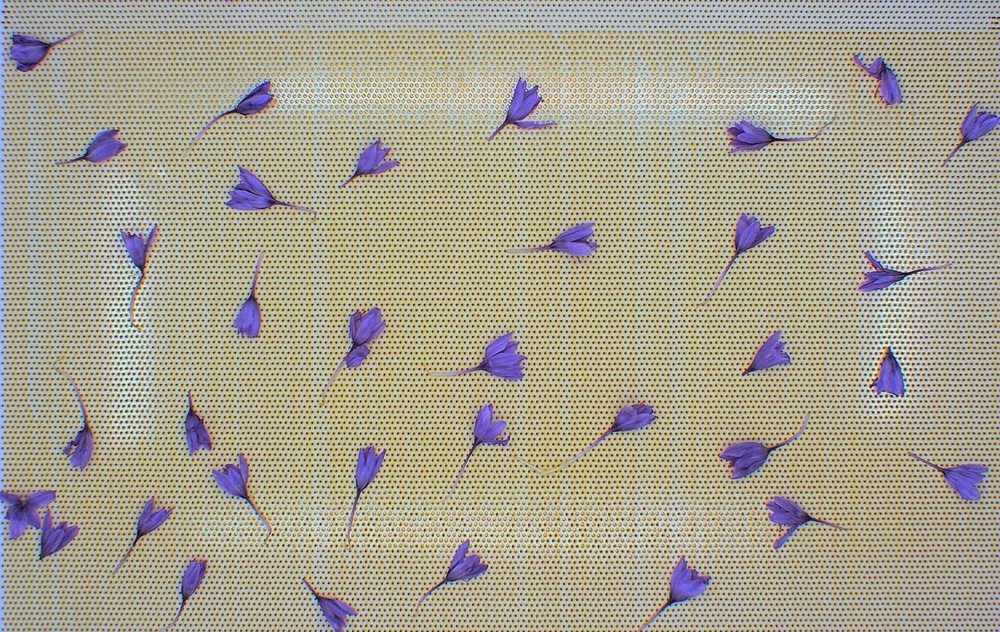
#> input picture HW5/images/img_01.jpg, 1000 x 632 px, shrunk from 1290 x 815 before the run
$ jupyter execute Q1.ipynb
#> lines starting #> are read from the running program, lines starting #| are printed output that depends on the picture; after the words box and inside, x2 and y2 are one past the last pixel; in counts of white or black regions, pixels touching at a corner belong together
### Q1

[cell 1]
import matplotlib.pyplot as plt
import numpy as np
import cv2 as cv

[cell 2]
image = cv.imread("images/img_01.jpg",0)
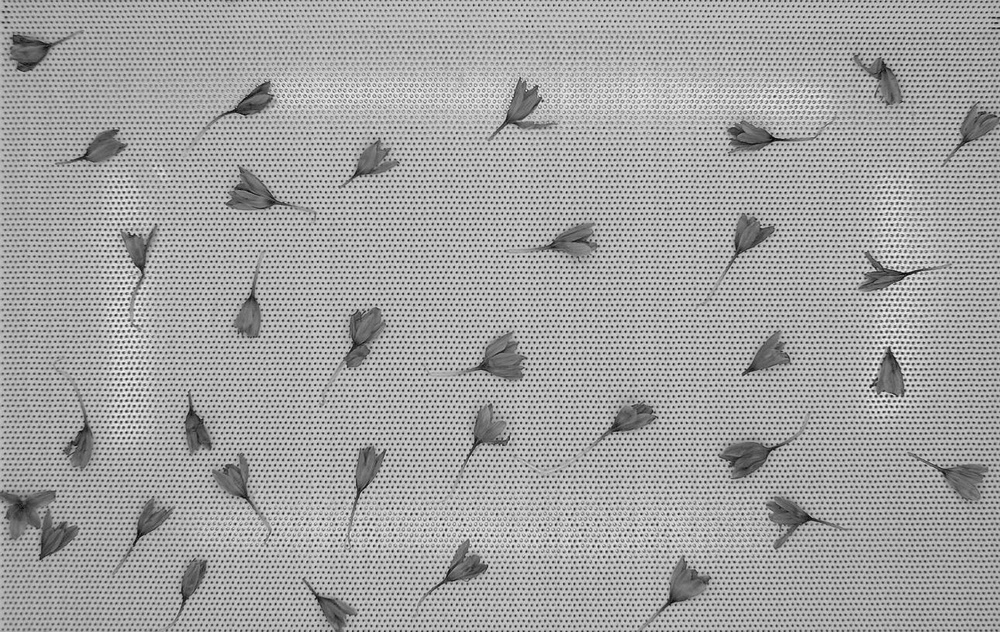
#> image: shape (632, 1000); min 2, max 254, mean 163.2
plt.figure(figsize=(14,16))
plt.imshow(image, cmap='gray')
plt.show()

A

[cell 3]
F = np.fft.fft2(image)
F_magnitude = np.abs(F)
F_magnitude = np.fft.fftshift(F_magnitude)
K = 1
M,N = image.shape
#> M = 632; N = 1000
F_magnitude[M // 2 - K: M // 2 + K, N // 2 - K: N // 2 + K] = 0
#> F_magnitude: shape (632, 1000) float64; min 0, max 7652337.9, mean 9075.2
peaks1 = F_magnitude < np.percentile(F_magnitude, 98)
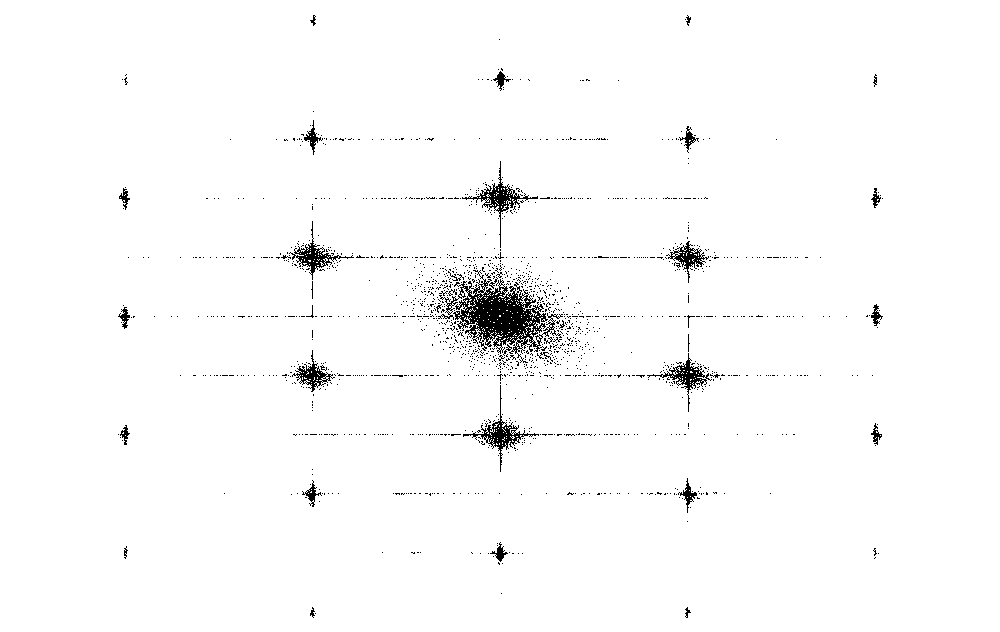
#> peaks1: shape (632, 1000) bool; 98% white; black in thin lines or dots, all inside (x1, y1, x2, y2) = (118, 15, 883, 618)
plt.figure(figsize=(14,16))
plt.imshow(peaks1,cmap='gray')
plt.show()
peaks1 = np.fft.ifftshift(peaks1)
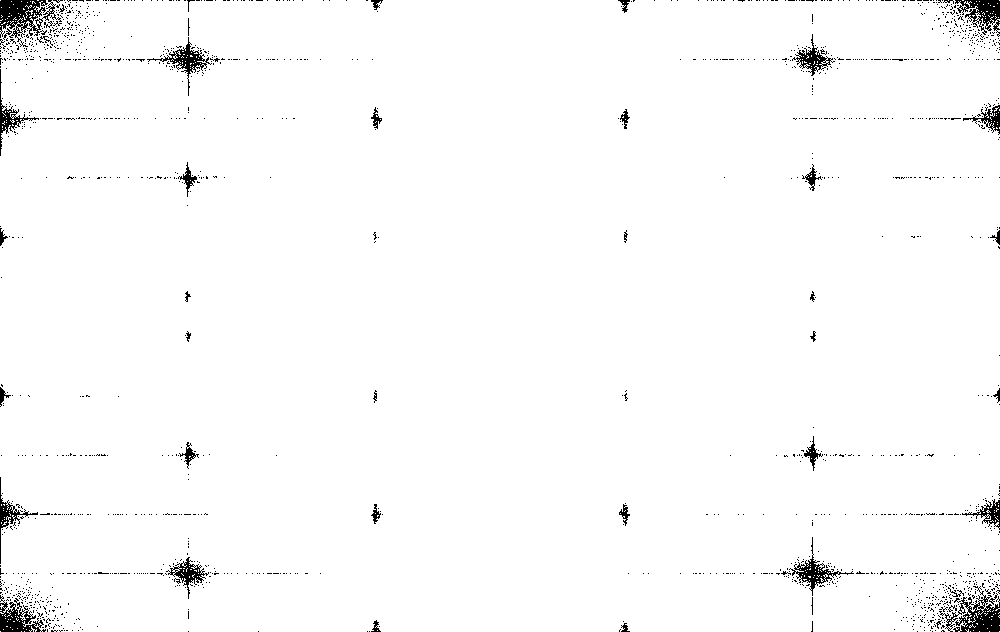
#> peaks1: shape (632, 1000) bool; 98% white; black in thin lines or dots
plt.figure(figsize=(14,16))
plt.imshow(peaks1,cmap='gray')
plt.show()
F_dim1 = F.copy()
F_dim1 = F_dim1 * peaks1.astype(int)
denoised = np.real(np.fft.ifft2(F_dim1))
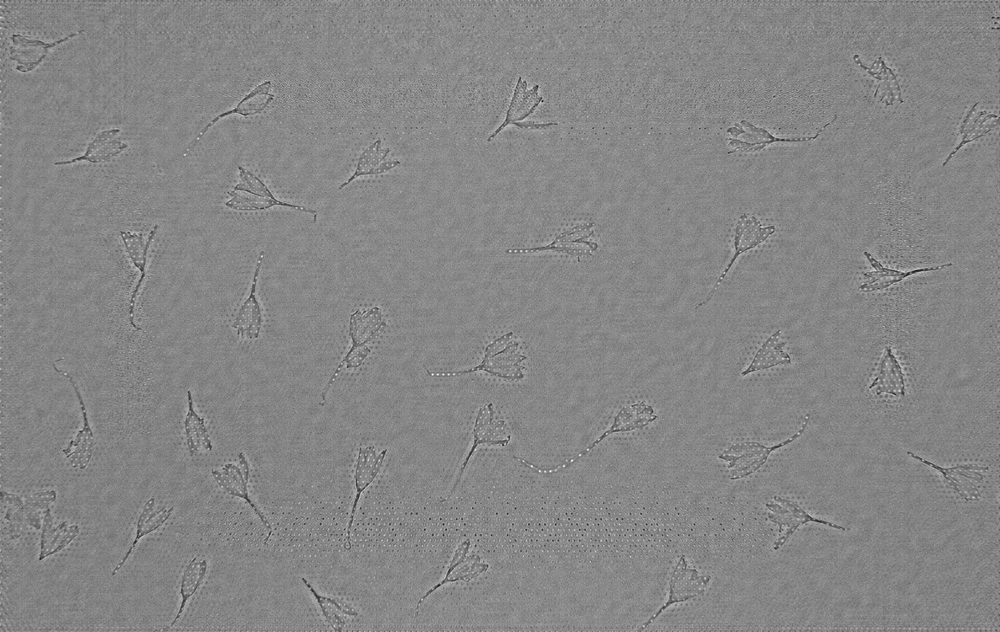
#> denoised: shape (632, 1000) float64; min 8.25, max 302, mean 163.2; drawn with min black and max white
plt.figure(figsize=(14,16))
plt.imshow(denoised,cmap='gray')
plt.show()

[cell 4]
denoised[200]
#> Out = 1000 values, max 226.2 at index 228, min 105.1 at index 275, mean 164.4

B

[cell 5]
edge = cv.Canny(denoised.astype('uint8'),250,255)
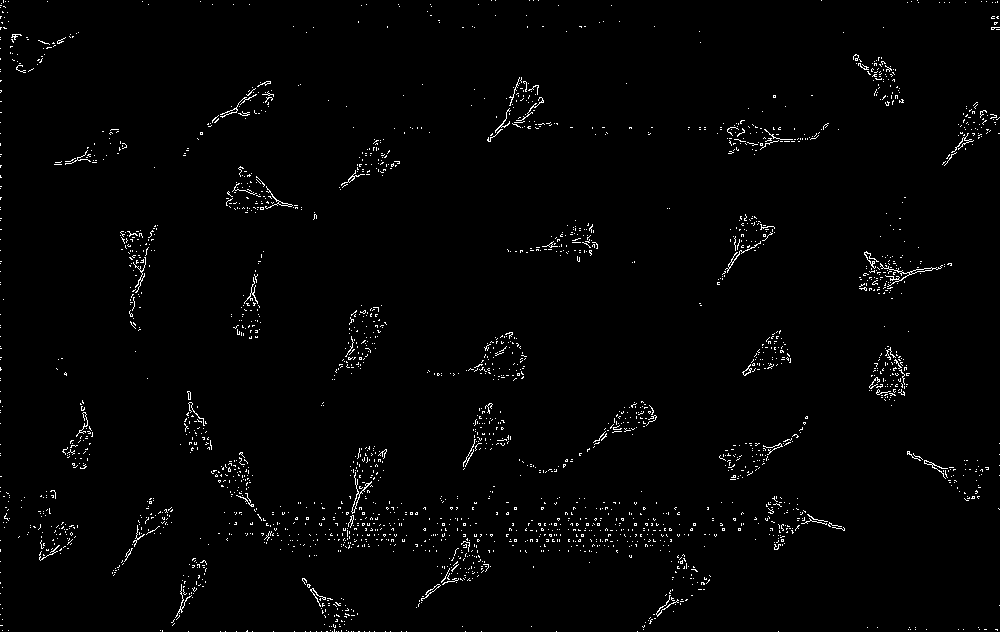
#> edge: shape (632, 1000); 1.6% white in thin lines or dots
plt.figure(figsize=(14,16))
plt.imshow(edge,cmap='gray')
plt.show()

C

[cell 6]
sobelx = cv.Sobel(edge,cv.CV_64F,1,0,ksize=5)
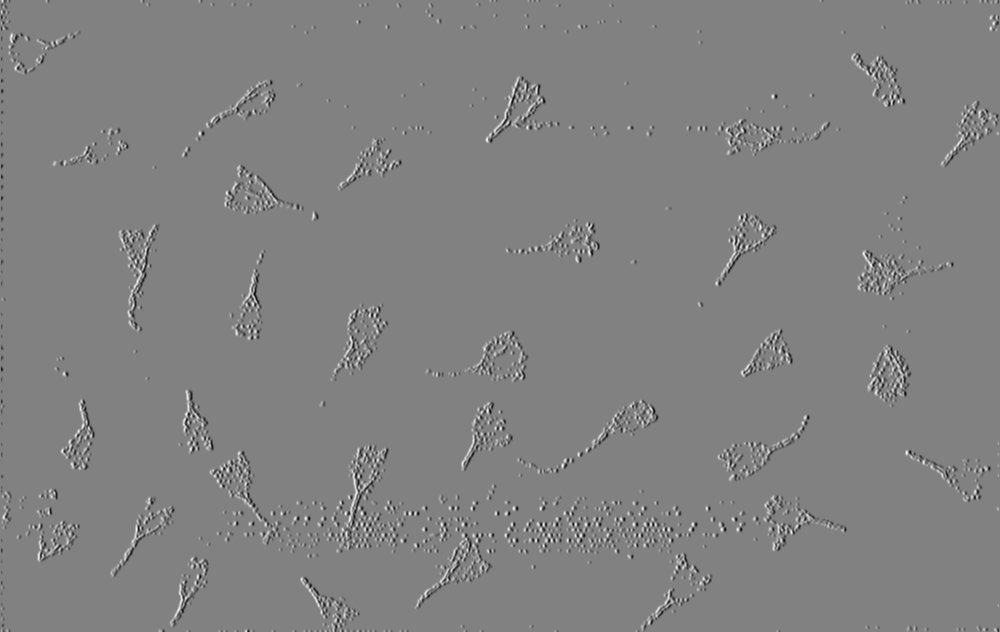
#> sobelx: shape (632, 1000) float64; min -10455, max 10200, mean -2; drawn with min black and max white
sobely = cv.Sobel(edge,cv.CV_64F,0,1,ksize=5)
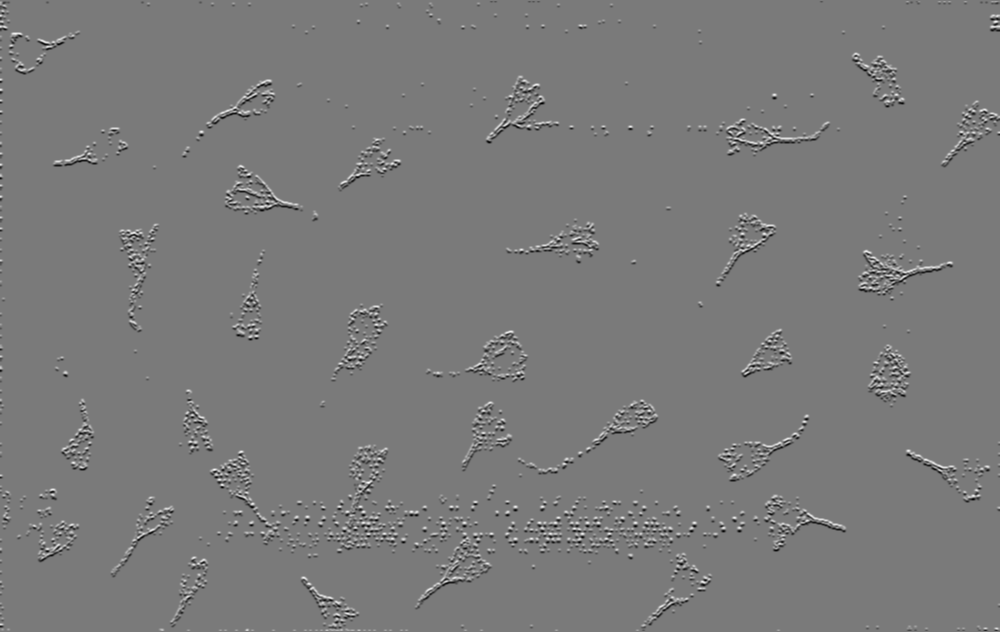
#> sobely: shape (632, 1000) float64; min -9945, max 10710, mean 0.6; drawn with min black and max white
plt.figure(figsize=(14,16))
plt.imshow(sobelx, cmap='gray')
plt.show()
plt.figure(figsize=(14,16))
plt.imshow(sobely, cmap='gray')
plt.show()
